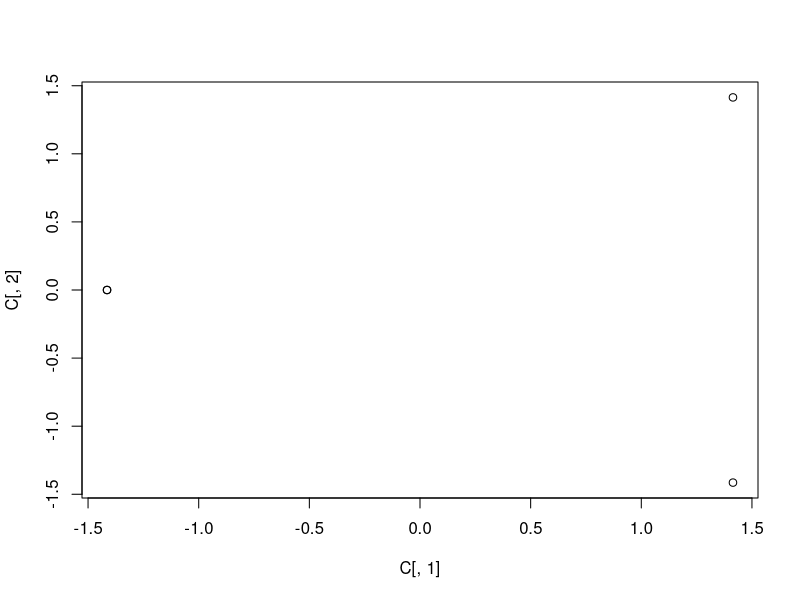
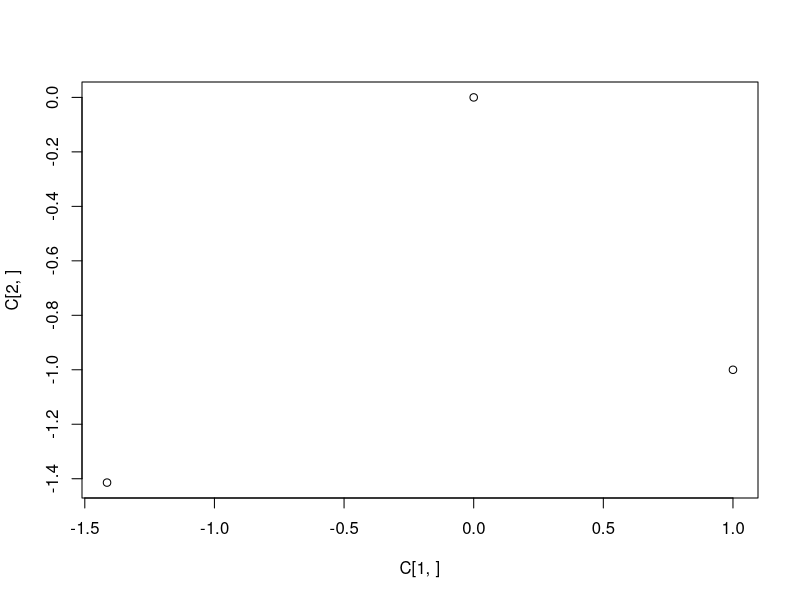

Here is the R script that generated these plots, in order:
X <- matrix(c(3, 4, 3, 1, 4, 3, 2, 3, 6, 2, 1, 4), 
            nrow = 4, 
            ncol = 3, 
            byrow = T)
X <- scale(X, center = T, scale = F)
n <- dim(X)[1]
Dp <- diag(n) * 1 / n
V <- t(X) %*% Dp %*% X
tmp <- eigen(V)
L <- diag(tmp$values)
cat("\nValeurs propres\n")
prmatrix(L)
U <- tmp$vectors
cat("\nVecteurs propres\n")
prmatrix(U)
C <- X %*% U
cat("\nComposantes principales\n")
prmatrix(C)

png("plotIndividus.png", width = 400, height = 400)
plot(C[, 1], C[, 2])
dev.off()
cat("plotIndividus.png sauvegardee\n")

png("plotVariables.png", width = 400, height = 400)
plot(C[1,], C[2,])
dev.off()
cat("plotVariables.png sauvegardee\n")

K1 <- C[, 1] %*% t(U[, 1])
K2 <- K1 + C[, 2] %*% t(U[, 2])
K3 <- K2 + C[, 3] %*% t(U[, 3])
cat("\nK1 <- C[, 1] %*% t(U[, 1])\n")
prmatrix(K1)
cat("\nK2 <- K1 + C[, 2] %*% t(U[, 2])\n")
prmatrix(K2)
cat("\nK3 <- K2 + C[, 3] %*% t(U[, 3])\n")
prmatrix(K3)
